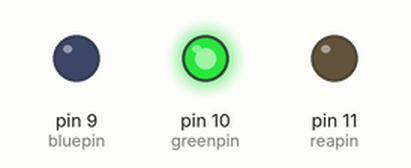
This program was run on a simulated Arduino Uno, built with avr-gcc and run on an emulated ATmega328P. Parts: output pins drawn as LEDs (lit = HIGH).

Above: at 0.5 s.
At 1.5 s:
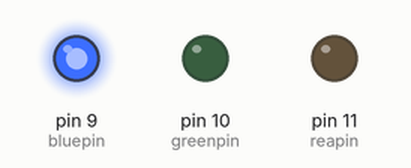
At 5.5 s:
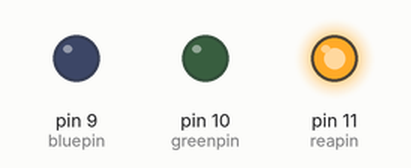
Timing chart, 0 to 6.9 s (numbered marks = the images above):
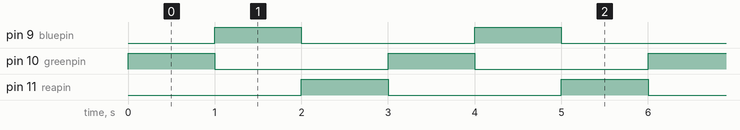

The program:

main.cpp
```cpp
#include <Arduino.h>

int reapin = 11;
int greenpin = 10;
int bluepin = 9;
int redval, greenval, blueval;
int i = 0;
// put function declarations here:
int myFunction(int, int);

void setup() {
  // put your setup code here, to run once:
  pinMode(reapin, OUTPUT);
  pinMode(greenpin, OUTPUT);
  pinMode(bluepin, OUTPUT);
  pinMode(redval, INPUT);
  pinMode(greenval, INPUT);
  pinMode(blueval, INPUT);
  Serial.begin(9600);
}

void loop() {
  // put your main code here, to run repeatedly:
  i++;
  // if (i < 200) {
  //   redval += 1;
  //   greenval -= 1;
  //   blueval = 1;
  // } else if (i < 400) {
  //   redval -= 1;
  //   greenval = 1;
  //   blueval += 1;
  // } else if (i < 600) {
  //   redval = 1;
  //   greenval += 1;
  //   blueval -= 1;
  // } else {
  //   i = 0;
  // }
  // analogWrite(reapin, redval);
  // analogWrite(greenpin, greenval);
  // analogWrite(bluepin, blueval);
  // Serial.print(i, DEC);
  // Serial.print(" R:");
  // Serial.print(redval, DEC);
  // Serial.print(" G:");
  // Serial.print(greenval, DEC);
  // Serial.print(" B:");
  // Serial.println(blueval, DEC);

  if (i % 3 == 0) {
    analogWrite(reapin, 255);
    analogWrite(greenpin, 0);
    analogWrite(bluepin, 0);
  } else if (i % 3 == 1) {
    analogWrite(reapin, 0);
    analogWrite(greenpin, 255);
    analogWrite(bluepin, 0);
  } else {
    analogWrite(reapin, 0);
    analogWrite(greenpin, 0);
    analogWrite(bluepin, 255);
  }
  delay(1000);
}

// put function definitions here:
int myFunction(int x, int y) {
  return x + y;
}
```

Measured:
- by itself, pin 9 (bluepin), pin 10 (greenpin), pin 11 (reapin): alternates HIGH for 1.0 s and LOW for 2.0 s
- by itself, everything shown: repeats every 3.0 s, in 3 steps
